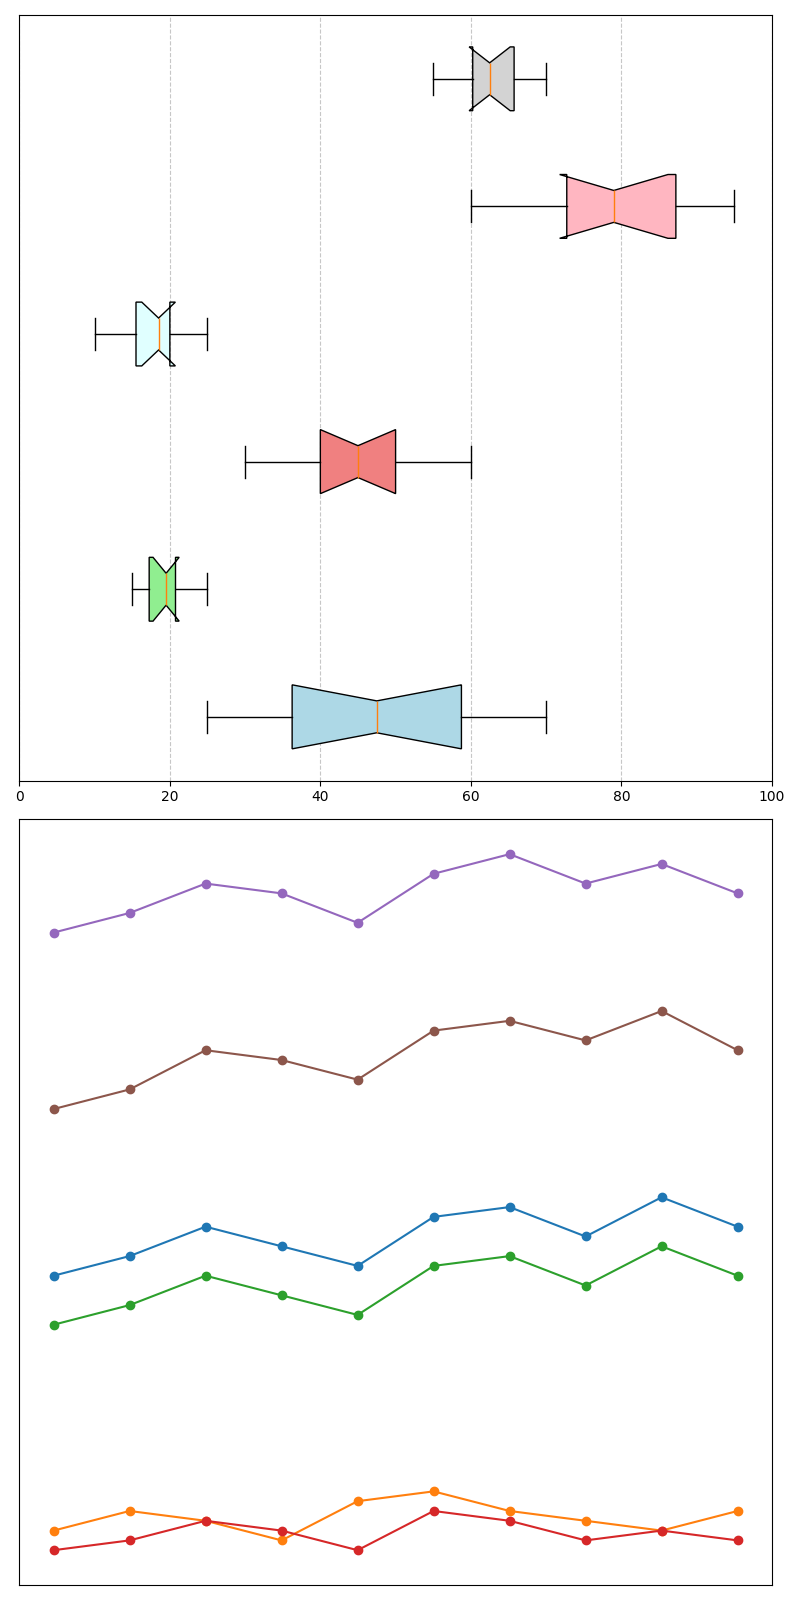

Write Python code to recreate this figure.
import matplotlib.pyplot as plt
import numpy as np

# Data for box plot including new exhibit
digital_dreams_times = [25, 30, 45, 60, 40, 55, 70, 50, 65, 35]
soundscapes_times = [15, 20, 18, 22, 17, 19, 25, 20, 21, 16]
light_labyrinths_times = [30, 45, 35, 50, 40, 60, 55, 45, 50, 40]
kinetic_kinetics_times = [10, 15, 20, 25, 15, 18, 22, 20, 19, 17]
virtual_voyages_times = [60, 75, 90, 70, 80, 85, 95, 88, 72, 78]
neon_nights_times = [55, 60, 65, 58, 62, 67, 70, 66, 63, 61]

box_data = [
    digital_dreams_times,
    soundscapes_times,
    light_labyrinths_times,
    kinetic_kinetics_times,
    virtual_voyages_times,
    neon_nights_times
]

days = np.arange(1, 11)
avg_times = {
    "Digital Dreams": [45, 47, 50, 48, 46, 51, 52, 49, 53, 50],
    "Soundscapes": [19, 21, 20, 18, 22, 23, 21, 20, 19, 21],
    "Light Labyrinths": [40, 42, 45, 43, 41, 46, 47, 44, 48, 45],
    "Kinetic Kinetics": [17, 18, 20, 19, 17, 21, 20, 18, 19, 18],
    "Virtual Voyages": [80, 82, 85, 84, 81, 86, 88, 85, 87, 84],
    "Neon Nights": [62, 64, 68, 67, 65, 70, 71, 69, 72, 68]
}

# Change to a 2x1 subplot layout (2 rows, 1 column)
fig, (ax1, ax2) = plt.subplots(nrows=2, ncols=1, figsize=(8, 16))

# Create horizontal box plot
bp = ax1.boxplot(box_data, vert=False, patch_artist=True, notch=True, whis=1.5)
new_colors = ['lightblue', 'lightgreen', 'lightcoral', 'lightcyan', 'lightpink', 'lightgray']
for patch, color in zip(bp['boxes'], new_colors):
    patch.set_facecolor(color)

ax1.set_yticks([])
ax1.grid(True, linestyle='--', alpha=0.7)
ax1.set_xlim(0, 100)

# Create a line plot for average times
for zone, times in avg_times.items():
    ax2.plot(days, times, marker='o')

ax2.set_xticks([])
ax2.set_yticks([])
ax2.grid(True, linestyle='--', alpha=0.7)
ax2.legend().set_visible(False)

plt.tight_layout()
plt.show()
